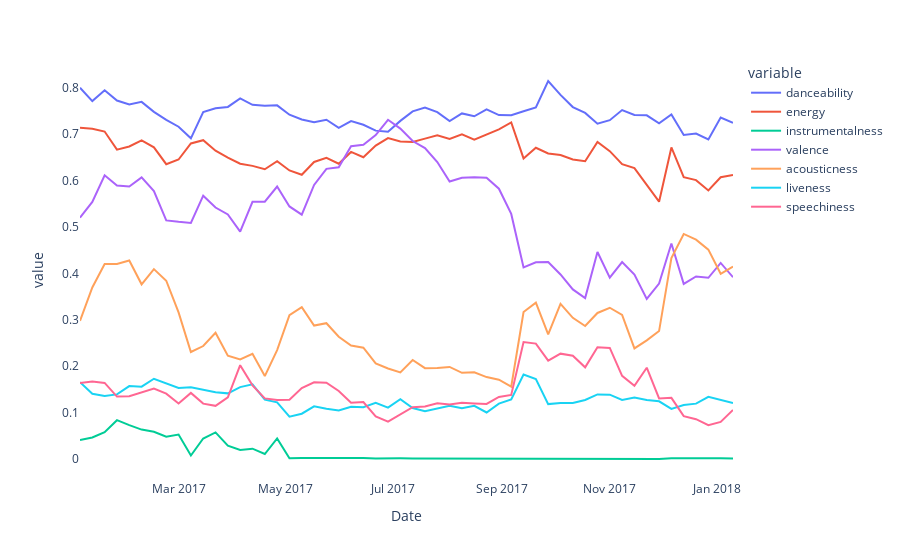

Notebook code for this chart:
### Code cell
country = ["FR"]
df_1 = df_ready.groupby(["Region","Date"]).agg("mean").reset_index().set_index("Date")
df_1 = df_1.loc[df_1["Region"].isin(country)].iloc[:,1:8]

fig = px.line(df_1_w, x=df_1_w.index,y=df_1_w.columns)
fig.update_layout(paper_bgcolor='rgba(0,0,0,0)',
    plot_bgcolor='rgba(0,0,0,0)')
